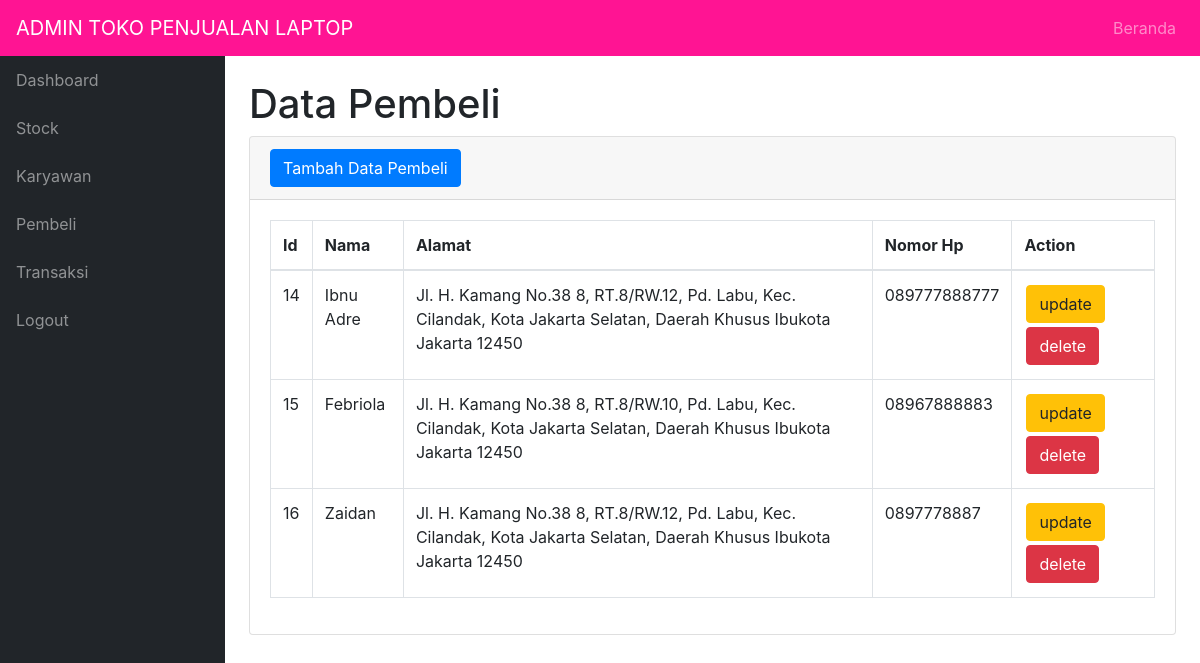
/pembeli.php, run on the app's committed database.
### tables this page shows
CREATE TABLE `pembeli` (
  `id_pembeli` int(11) NOT NULL,
  `nama` varchar(25) DEFAULT NULL,
  `alamat` varchar(250) DEFAULT NULL,
  `no_hp` varchar(13) DEFAULT NULL
);

### pembeli.php (the view, shortened to what this page needs)
<?php
require 'function.php';
?>
<!DOCTYPE html>
<html lang="en">
<head>
    <link href="css/styles.css" rel="stylesheet" />
    <link href="https://cdn.datatables.net/1.10.20/css/dataTables.bootstrap4.min.css" rel="stylesheet" />
</head>
<body class="sb-nav-fixed">
    <nav class="sb-topnav navbar navbar-expand navbar-dark bg-dark">
        <a class="navbar-brand">ADMIN TOKO PENJUALAN LAPTOP</a>
        <ul class="navbar-nav ml-auto">
            <li class="nav-item">
                <a class="nav-link" href="index.php">Beranda</a>
            </li>
        </ul>
    </nav>
    <div id="layoutSidenav">
        <div id="layoutSidenav_nav">
            <nav class="sb-sidenav accordion sb-sidenav-dark" id="sidenavAccordion">
                <div class="sb-sidenav-menu">
                    <div class="nav">
                        <a class="nav-link" href="dashboard.php">
                            Dashboard
                        </a>
                        <a class="nav-link" href="stok.php">
                            Stock
                        </a>
                        <a class="nav-link" href="pegawai.php">
                            Karyawan
                        </a>
                        <a class="nav-link" href="pembeli.php">
                            Pembeli
                        </a>
                        <a class="nav-link" href="transaksi.php">
                            Transaksi
                        </a>
                        <a class="nav-link" href="logout.php">
                            Logout
                        </a>
                    </div>
                </div>
            </nav>
        </div>
        <div id="layoutSidenav_content">
            <main>
                <div class="container-fluid">
                    <h1 class="mt-4">Data Pembeli</h1>
                    <div class="card mb-4">
                        <div class="card-header">
                            <button type="button" class="btn btn-primary" data-toggle="modal" data-target="#pembelimodal">
                                Tambah Data Pembeli
                            </button>
                        </div>
                        <div class="card-body">
                            <div class="table-responsive">
                                <table class="table table-bordered" id="dataTable" width="100%" cellspacing="0">
                                    <thead>
                                        <tr>
                                            <th>Id</th>
                                            <th>Nama</th>
                                            <th>Alamat</th>
                                            <th>Nomor Hp</th>
                                            <th>Action</th>
                                        </tr>
                                    </thead>
                                    <tbody>
                                        <?php
                                        $viewpembeli = mysqli_query($conn, "SELECT * FROM `pembeli`");
                                        while ($data = mysqli_fetch_array($viewpembeli)) {
                                            $id_pembeli = $data['id_pembeli'];
                                            $nama = $data['nama'];
                                            $alamat = $data['alamat'];
                                            $no_hp = $data['no_hp'];
                                        ?>
                                            <tr>
                                                <td><?= $id_pembeli; ?></td>
                                                <td><?= $nama; ?></td>
                                                <td><?= $alamat; ?></td>
                                                <td><?= $no_hp; ?></td>
                                                <td>
                                                    <button style="margin: 2px;" type="button" class="btn btn-warning" data-toggle="modal" data-target="#updatepembeli<?= $id_pembeli; ?>">update</button>
                                                    <button style="margin: 2px;" type="button" class="btn btn-danger" data-toggle="modal" data-target="#deletepembeli<?= $id_pembeli; ?>">delete</button>
                                                </td>
                                            </tr>
                                        <?php
                                        };
                                        ?>
                                    </tbody>
                                </table>
                            </div>
                        </div>
                    </div>
                </div>
            </main>
        </div>
    </div>
</body>
</html>

### data on the page
pembeli: id_pembeli "14", nama "Ibnu Adre", alamat "Jl. H. Kamang No.38 8, RT.8/RW.12, Pd. Labu, Kec. Cilandak, Kota Jakarta Selatan, Daerah Khusus Ibukota Jakarta 12450", no_hp "089777888777"
pembeli: id_pembeli "15", nama "Febriola", alamat "Jl. H. Kamang No.38 8, RT.8/RW.10, Pd. Labu, Kec. Cilandak, Kota Jakarta Selatan, Daerah Khusus Ibukota Jakarta 12450", no_hp "08967888883"
pembeli: id_pembeli "16", nama "Zaidan", alamat "Jl. H. Kamang No.38 8, RT.8/RW.12, Pd. Labu, Kec. Cilandak, Kota Jakarta Selatan, Daerah Khusus Ibukota Jakarta 12450", no_hp "0897778887"
